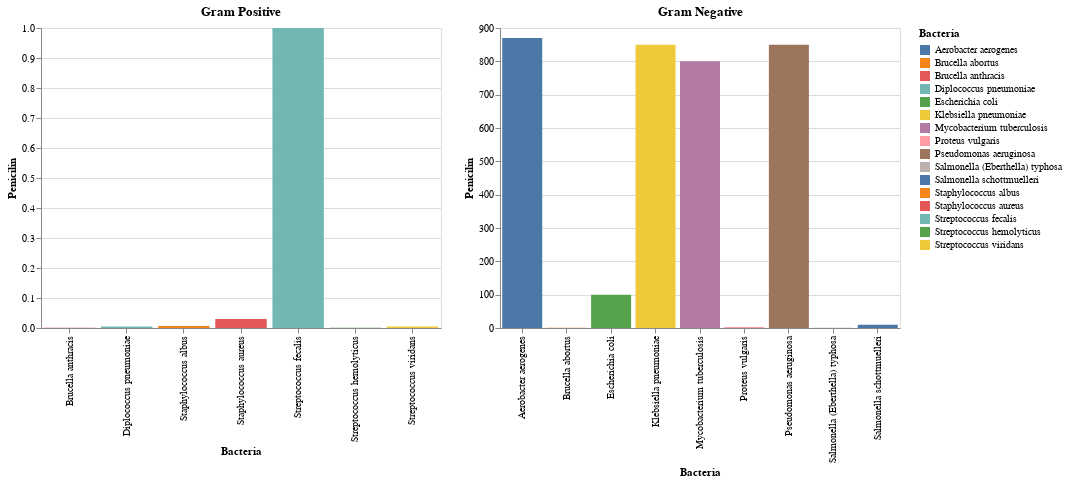

Here is the notebook cell this chart was saved with:
### Code cell
# Create a base chart for both plots
base = alt.Chart(df, width=400, height=300).encode(
    x='Bacteria:N',
    y=alt.Y('Penicilin:Q', title='Penicilin'),  # You can change the antibiotic here
    color='Bacteria:N'
)

# Create the left plot for Gram positive bacteria
left_plot = base.transform_filter(
    alt.FieldOneOfPredicate(field='Bacteria', oneOf=gram_positive['Bacteria'].tolist())
).mark_bar().properties(title='Gram Positive')

# Create the right plot for Gram negative bacteria
right_plot = base.transform_filter(
    alt.FieldOneOfPredicate(field='Bacteria', oneOf=gram_negative['Bacteria'].tolist())
).mark_bar().properties(title='Gram Negative')

# Combine both plots side by side
final_plot = alt.hconcat(left_plot, right_plot)

# Show the plot
final_plot

### Figure 1 — Vega specification as saved in the notebook (floating-point values rounded to 4 significant figures)
{"$schema": "https://vega.github.io/schema/vega/v5.json", "data": [{"name": "source_0"}, {"name": "data_0", "values": [{"Bacteria": "Brucella anthracis", "Penicilin": 0.001, "Penicilin_end": 0.001, "Penicilin_start": 0.0}, {"Bacteria": "Diplococcus pneumoniae", "Penicilin": 0.005, "Penicilin_end": 0.005, "Penicilin_start": 0.0}, {"Bacteria": "Staphylococcus albus ", "Penicilin": 0.007, "Penicilin_end": 0.007, "Penicilin_start": 0.0}, {"Bacteria": "Staphylococcus aureus ", "Penicilin": 0.03, "Penicilin_end": 0.03, "Penicilin_start": 0.0}, {"Bacteria": "Streptococcus fecalis ", "Penicilin": 1.0, "Penicilin_end": 1.0, "Penicilin_start": 0.0}, {"Bacteria": "Streptococcus hemolyticus ", "Penicilin": 0.001, "Penicilin_end": 0.001, "Penicilin_start": 0.0}, {"Bacteria": "Streptococcus viridans", "Penicilin": 0.005, "Penicilin_end": 0.005, "Penicilin_start": 0.0}]}, {"name": "data_1", "values": [{"Bacteria": "Aerobacter aerogenes", "Penicilin": 870.0, "Penicilin_end": 870.0, "Penicilin_start": 0.0}, {"Bacteria": "Brucella abortus", "Penicilin": 1.0, "Penicilin_end": 1.0, "Penicilin_start": 0.0}, {"Bacteria": "Escherichia coli", "Penicilin": 100.0, "Penicilin_end": 100.0, "Penicilin_start": 0.0}, {"Bacteria": "Klebsiella pneumoniae", "Penicilin": 850.0, "Penicilin_end": 850.0, "Penicilin_start": 0.0}, {"Bacteria": "Mycobacterium tuberculosis", "Penicilin": 800.0, "Penicilin_end": 800.0, "Penicilin_start": 0.0}, {"Bacteria": "Proteus vulgaris", "Penicilin": 3.0, "Penicilin_end": 3.0, "Penicilin_start": 0.0}, {"Bacteria": "Pseudomonas aeruginosa ", "Penicilin": 850.0, "Penicilin_end": 850.0, "Penicilin_start": 0.0}, {"Bacteria": "Salmonella (Eberthella) typhosa ", "Penicilin": 1.0, "Penicilin_end": 1.0, "Penicilin_start": 0.0}, {"Bacteria": "Salmonella schottmuelleri ", "Penicilin": 10.0, "Penicilin_end": 10.0, "Penicilin_start": 0.0}]}, {"name": "data_0_color_domain_Bacteria_0", "values": [{"Bacteria": "Brucella anthracis"}, {"Bacteria": "Diplococcus pneumoniae"}, {"Bacteria": "Staphylococcus albus "}, {"Bacteria": "Staphylococcus aureus "}, {"Bacteria": "Streptococcus fecalis "}, {"Bacteria": "Streptococcus hemolyticus "}, {"Bacteria": "Streptococcus viridans"}]}, {"name": "data_1_color_domain_Bacteria_1", "values": [{"Bacteria": "Aerobacter aerogenes"}, {"Bacteria": "Brucella abortus"}, {"Bacteria": "Escherichia coli"}, {"Bacteria": "Klebsiella pneumoniae"}, {"Bacteria": "Mycobacterium tuberculosis"}, {"Bacteria": "Proteus vulgaris"}, {"Bacteria": "Pseudomonas aeruginosa "}, {"Bacteria": "Salmonella (Eberthella) typhosa "}, {"Bacteria": "Salmonella schottmuelleri "}]}, {"name": "data_0_concat_0_x_domain_Bacteria", "values": [{"Bacteria": "Brucella anthracis"}, {"Bacteria": "Diplococcus pneumoniae"}, {"Bacteria": "Staphylococcus albus "}, {"Bacteria": "Staphylococcus aureus "}, {"Bacteria": "Streptococcus fecalis "}, {"Bacteria": "Streptococcus hemolyticus "}, {"Bacteria": "Streptococcus viridans"}]}, {"name": "data_1_concat_1_x_domain_Bacteria", "values": [{"Bacteria": "Aerobacter aerogenes"}, {"Bacteria": "Brucella abortus"}, {"Bacteria": "Escherichia coli"}, {"Bacteria": "Klebsiella pneumoniae"}, {"Bacteria": "Mycobacterium tuberculosis"}, {"Bacteria": "Proteus vulgaris"}, {"Bacteria": "Pseudomonas aeruginosa "}, {"Bacteria": "Salmonella (Eberthella) typhosa "}, {"Bacteria": "Salmonella schottmuelleri "}]}], "signals": [{"name": "childWidth", "value": 400}], "marks": [{"type": "group", "name": "concat_0_group", "encode": {"update": {"width": {"signal": "childWidth"}, "height": {"signal": "height"}}}, "marks": [{"type": "rect", "name": "concat_0_marks", "from": {"data": "data_0"}, "encode": {"update": {"x": {"field": "Bacteria", "scale": "concat_0_x"}, "width": {"signal": "max(0.25, bandwidth('concat_0_x'))"}, "y2": {"field": "Penicilin_start", "scale": "concat_0_y"}, "y": {"field": "Penicilin_end", "scale": "concat_0_y"}, "fill": {"field": "Bacteria", "scale": "color"}, "ariaRoleDescription": {"value": "bar"}, "description": {"signal": "\"Bacteria: \" + (isValid(datum[\"Bacteria\"]) ? datum[\"Bacteria\"] : \"\"+datum[\"Bacteria\"]) + \"; Penicilin: \" + (format(datum[\"Penicilin\"], \"\"))"}}}, "style": ["bar"]}], "axes": [{"scale": "concat_0_y", "tickCount": {"signal": "ceil(height/40)"}, "gridScale": "concat_0_x", "maxExtent": 0, "ticks": false, "orient": "left", "aria": false, "domain": false, "grid": true, "labels": false, "minExtent": 0, "zindex": 0}, {"scale": "concat_0_x", "title": "Bacteria", "labelAngle": 270, "labelAlign": "right", "labelBaseline": "middle", "orient": "bottom", "zindex": 0, "grid": false}, {"scale": "concat_0_y", "orient": "left", "grid": false, "labelOverlap": true, "zindex": 0, "title": "Penicilin", "tickCount": {"signal": "ceil(height/40)"}}], "title": {"text": "Gram Positive", "frame": "group"}, "style": "cell"}, {"type": "group", "name": "concat_1_group", "encode": {"update": {"height": {"signal": "height"}, "width": {"signal": "childWidth"}}}, "marks": [{"type": "rect", "name": "concat_1_marks", "from": {"data": "data_1"}, "encode": {"update": {"width": {"signal": "max(0.25, bandwidth('concat_1_x'))"}, "y": {"field": "Penicilin_end", "scale": "concat_1_y"}, "x": {"field": "Bacteria", "scale": "concat_1_x"}, "description": {"signal": "\"Bacteria: \" + (isValid(datum[\"Bacteria\"]) ? datum[\"Bacteria\"] : \"\"+datum[\"Bacteria\"]) + \"; Penicilin: \" + (format(datum[\"Penicilin\"], \"\"))"}, "y2": {"field": "Penicilin_start", "scale": "concat_1_y"}, "fill": {"field": "Bacteria", "scale": "color"}, "ariaRoleDescription": {"value": "bar"}}}, "style": ["bar"]}], "axes": [{"scale": "concat_1_y", "domain": false, "maxExtent": 0, "minExtent": 0, "ticks": false, "orient": "left", "zindex": 0, "grid": true, "gridScale": "concat_1_x", "labels": false, "aria": false, "tickCount": {"signal": "ceil(height/40)"}}, {"scale": "concat_1_x", "labelAlign": "right", "labelBaseline": "middle", "zindex": 0, "grid": false, "title": "Bacteria", "labelAngle": 270, "orient": "bottom"}, {"scale": "concat_1_y", "title": "Penicilin", "tickCount": {"signal": "ceil(height/40)"}, "grid": false, "zindex": 0, "labelOverlap": true, "orient": "left"}], "title": {"text": "Gram Negative", "frame": "group"}, "style": "cell"}], "scales": [{"name": "color", "type": "ordinal", "domain": {"fields": [{"data": "data_0_color_domain_Bacteria_0", "field": "Bacteria"}, {"data": "data_1_color_domain_Bacteria_1", "field": "Bacteria"}], "sort": true}, "range": "category"}, {"name": "concat_0_x", "type": "band", "domain": {"data": "data_0_concat_0_x_domain_Bacteria", "field": "Bacteria", "sort": true}, "range": [0, {"signal": "childWidth"}], "paddingInner": 0.1, "paddingOuter": 0.05}, {"name": "concat_0_y", "type": "linear", "domain": {"data": "data_0", "fields": ["Penicilin_start", "Penicilin_end"]}, "range": [{"signal": "height"}, 0], "zero": true, "nice": true}, {"name": "concat_1_x", "type": "band", "domain": {"data": "data_1_concat_1_x_domain_Bacteria", "field": "Bacteria", "sort": true}, "range": [0, {"signal": "childWidth"}], "paddingOuter": 0.05, "paddingInner": 0.1}, {"name": "concat_1_y", "type": "linear", "domain": {"data": "data_1", "fields": ["Penicilin_start", "Penicilin_end"]}, "range": [{"signal": "height"}, 0], "nice": true, "zero": true}], "background": "white", "height": 300, "padding": 5, "layout": {"padding": 20, "bounds": "full", "align": "each"}, "legends": [{"fill": "color", "symbolType": "square", "title": "Bacteria"}]}
